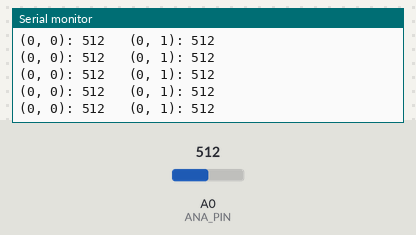
Recording of a sketch running on a simulated Arduino Uno, built with avr-gcc and run on an emulated ATmega328P. Parts: the last lines printed to the serial monitor. The test bench sets the inputs (shaded band); at power-on: A0 (ANA_PIN) = 512.

Above: at 1.2 s.
1.3 s: A0 (ANA_PIN) set to 11
At 2.1 s:
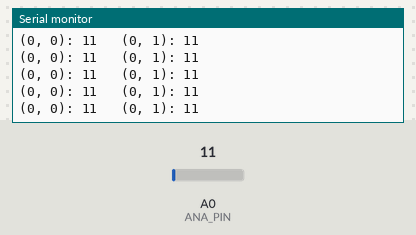
2.8 s: A0 (ANA_PIN) set to 8
At 3.7 s:
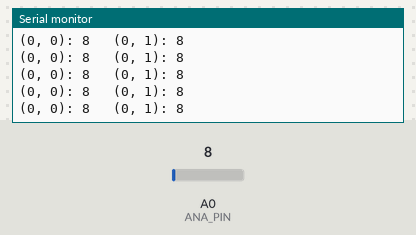
14.8 s: A0 (ANA_PIN) set to 981
At 15.7 s:
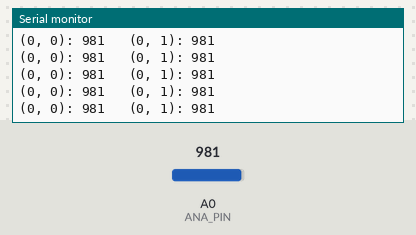
16.3 s: A0 (ANA_PIN) set to 1014
At 17.3 s:
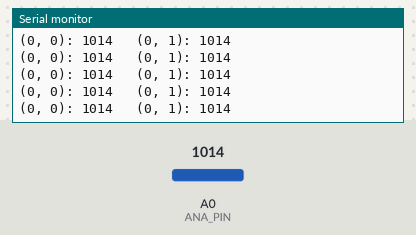
Timing chart, 0 to 18.8 s (numbered marks = the images above; inputs shaded):
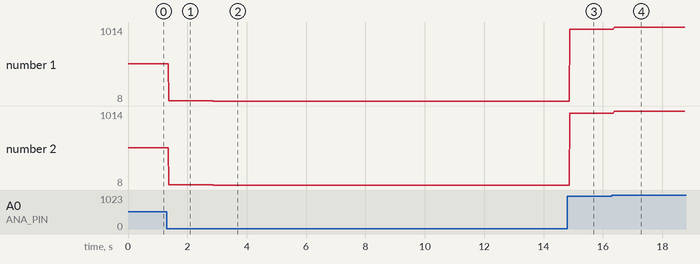

The sketch:

one_point_mut_test.ino
```cpp
/**
 * Single Point multiplexer test
 *
 * This test verifies that multiplexers can be used to read a single pressure map point
 *
 * Two multiplexers (MAX4617CPE) are connected to the feather M0 board.
 *  1) Mut ANA: Pin X is connected to analog input with a 10k pull up,
 *              pin A is connected to a digital input,
 *              pin X1 is connected to one side of the single point sensor
 *  2) Mut GND: Pin X is connected to gnd,
 *              Pin A is connected to a digital input
 *              Pin X1 is connected to one side of the single point sensor
 */

const int MUT_GND_A_PIN = 10;
const int MUT_ANA_A_PIN = 5;

const int ANA_PIN = A0; // The pin that the first analog mutex is connected to


void setup() {
  // Initialize all pins
  pinMode(ANA_PIN, INPUT);
  pinMode(MUT_GND_A_PIN, OUTPUT);
  pinMode(MUT_ANA_A_PIN, OUTPUT);

  // Make sure pin A inputs to both muxes are low so the sensor starts disconnected
  digitalWrite(MUT_GND_A_PIN, LOW);
  digitalWrite(MUT_ANA_A_PIN, LOW);

  Serial.begin(9600);

}

void loop() {
  int disconnected_read = analogRead(ANA_PIN);

  // now connect sensor with muxes
  digitalWrite(MUT_GND_A_PIN, HIGH);
  digitalWrite(MUT_ANA_A_PIN, HIGH);
  int connected_read = analogRead(ANA_PIN);

  digitalWrite(MUT_GND_A_PIN, LOW);
  digitalWrite(MUT_ANA_A_PIN, LOW);

  Serial.println("(0, 0): " + String(disconnected_read) +
                 "\t (0, 1): " + String(connected_read));

}
```

Measured:
- after the input at 1.3 s, the serial monitor: prints a new line after 0.08 s (image 1)
- after the input at 2.8 s, the serial monitor: prints a new line after 0.08 s (image 2)
- after the input at 14.8 s, the serial monitor: prints a new line after 0.09 s (image 3)
- after the input at 16.3 s, the serial monitor: prints a new line after 0.08 s (image 4)
- plotted number 1: 512 → 11 after the input at 1.3 s, 11 → 8 after the input at 2.8 s, 8 → 981 after the input at 14.8 s, 981 → 1014 after the input at 16.3 s
- plotted number 2: 512 → 11 after the input at 1.3 s, 11 → 8 after the input at 2.8 s, 8 → 981 after the input at 14.8 s, 981 → 1014 after the input at 16.3 s
